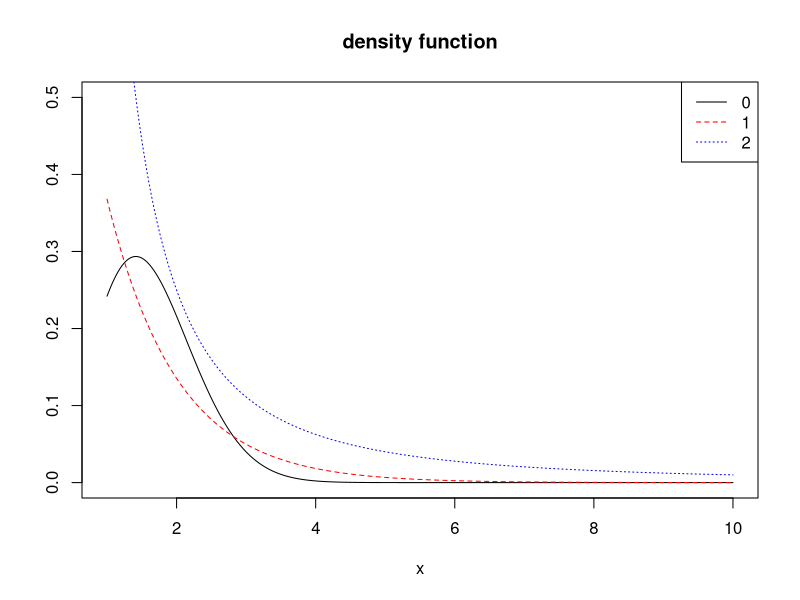
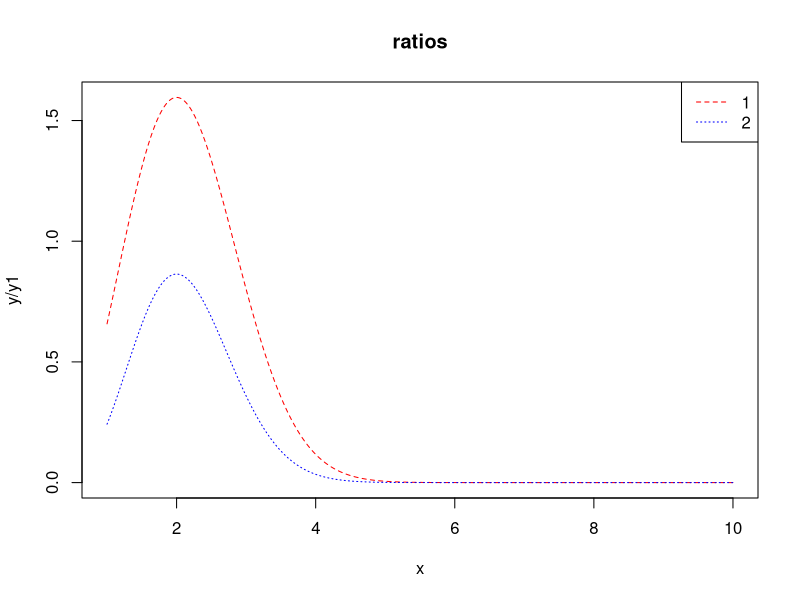

Generate these figures, in order, with R:
## ---- chunk 1
MCBeta = function(x,n=10000){
  t=runif(n, min = 0, max = x)
  theta.hat=x*mean(t*t*(1-t)*(1-t))/beta(3,3)
  return(theta.hat)
}
x=seq(0.1,0.9,0.1)

MC.Beta=pbeta=rep(0,9)
for(i in 1:9)
{
  MC.Beta[i]=MCBeta(x[i])
  pbeta[i]=pbeta(x[i],3,3)
}
out=rbind(MC.Beta,pbeta)

rownames(out)=c("MC.Beta","pbeta")
colname=NULL
for(i in 9:1){
  name=paste("x=",x[i])
  colname=cbind(name,colname)
}
colnames(out)=colname

out
## ---- chunk 2
rayleigh=function(scale, n) {
  rayleigh=antithetic=numeric(n)
  for (i in 1:n) {
    U =runif(n)
    V = 1 - U
    rayleigh = scale * sqrt(-2 * log(U))
    antithetic = scale * sqrt(-2 * log(V))
    out$ray=rayleigh
    out$ant=antithetic
  }
  return(out)
}

scale=2
n=1000
out=rayleigh(scale, n)
var1 = var(out$ray)
var2 =(var(out$ray) + var(out$ant) + 2 * cov(out$ray, out$ant)) / 4
reduction = ((var1 - var2) / var1)
cat("reduction=",100*reduction,"%")
## ---- chunk 3
x =seq(1,10,0.02)
y = x^2/sqrt(2*pi)* exp((-x^2/2))
y1 = exp(-x)
y2 =1 / (x^2)

gs =c(expression(g(x)==e^{-x^2/2}*x^2/sqrt(2*pi)),expression(f[1](x)==1/(x^2)),expression(f[2](x)==x*e^{(1-x^2)/4}/sqrt(2*pi)))

plot(x, y, type = "l", ylab = "", ylim = c(0,0.5),main='density function')
lines(x, y1, lty = 2,col="red")
lines(x, y2, lty = 3,col="blue")
legend("topright", legend = 0:2,lty = 1:3,col=c("black","red","blue"))

plot(x, y/y1,type = "l",lty = 2, col="red",main = 'ratios')
lines(x, y/y2, lty = 3,col="blue")
legend("topright", legend = 1:2,lty = 2:3,col=c("red","blue"))

## ---- chunk 4
f1 = function(x) { exp(-x) }
f2 = function(x) { (pi * (1 + x^2))^(-1) * (x >= 1) }
g =function(x) {x^2*exp(-x^2/2)/sqrt(2*pi)*(x>1)}

m = 10^7
x1 = rexp(m)
x2 = rcauchy(m)
x2[which(x2 < 1)] = 1 

fg = cbind(g(x1) / f1(x1), g(x2) / f2(x2))

theta.hat = se = numeric(2)
theta.hat =c(mean(fg[,1]), mean(fg[,2]))
se = c(sd(fg[,1]), sd(fg[,2]))
rbind(theta.hat, se)
## ---- chunk 5
g =function(x) {x^2*exp(-x^2/2)/sqrt(2*pi)*(x>1)}
m = 1e4                 
u = runif(m) 
x = 1/(1-u)  
fg = g(x)*x^2
theta.hat = mean(fg)
print(theta.hat)
theta =integrate(g,1,Inf)
theta
